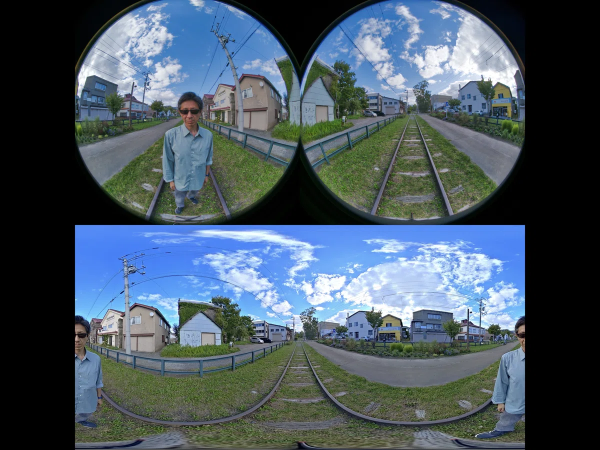
#> input picture images/image.png, 1200 x 900 px, found by its file name (shown at 1/2 size)
$ python process_user_sample.py
#> lines starting #> are read from the running program, lines starting #| are printed output that depends on the picture
#!/usr/bin/env python3
# -*- coding: utf-8 -*-

import os
import cv2
import numpy as np

def make_floor_projection_map(
    in_w, in_h,
    out_w, out_h,
    camera_height,
    scale,
    pitch_deg,
    roll_deg,
    yaw_deg,
    radius_scale,
    front_cx,
    front_cy,
    back_cx,
    back_cy,
    bowl_curve=0.0,
    flip_y=False
):
    # Radius calculated from the height of the fisheye area
    radius = (in_h / 2.0) * radius_scale

    xs, ys = np.meshgrid(np.arange(out_w), np.arange(out_h))
    X_w = (xs - out_w / 2.0) * scale
    Z_w = (out_h / 2.0 - ys) * scale
    Y_w = -np.ones_like(X_w) * camera_height

    yaw = np.deg2rad(yaw_deg)
    pitch = np.deg2rad(pitch_deg)
    roll = np.deg2rad(roll_deg)

    x1 = X_w * np.cos(yaw) + Z_w * np.sin(yaw)
    y1 = Y_w
    z1 = -X_w * np.sin(yaw) + Z_w * np.cos(yaw)

    x2 = x1
    y2 = y1 * np.cos(pitch) - z1 * np.sin(pitch)
    z2 = y1 * np.sin(pitch) + z1 * np.cos(pitch)

    x_c = x2 * np.cos(roll) - y2 * np.sin(roll)
    y_c = x2 * np.sin(roll) + y2 * np.cos(roll)
    z_c = z2

    norm = np.sqrt(x_c * x_c + y_c * y_c + z_c * z_c)
    norm = np.where(norm < 1e-6, 1.0, norm)
    x_u = x_c / norm
    y_u = y_c / norm
    z_u = z_c / norm

    use_front = z_u >= 0.0
    cx = np.where(use_front, front_cx, back_cx)
    cy = np.where(use_front, front_cy, back_cy)

    lens_x = np.where(use_front, x_u, -x_u)
    lens_y = y_u
    lens_z = np.clip(np.where(use_front, z_u, -z_u), -1.0, 1.0)

    lens_theta = np.arccos(lens_z)
    sin_lens_theta = np.sin(lens_theta)
    r = radius * lens_theta / (np.pi / 2.0)

    map_dx = np.zeros_like(lens_theta)
    map_dy = np.zeros_like(lens_theta)

    valid = sin_lens_theta > 1e-6
    map_dx[valid] = r[valid] * (lens_x[valid] / sin_lens_theta[valid])
    if flip_y:
        map_dy[valid] = r[valid] * (lens_y[valid] / sin_lens_theta[valid])
    else:
        map_dy[valid] = -r[valid] * (lens_y[valid] / sin_lens_theta[valid])

    map_x = cx + map_dx
    map_y = cy + map_dy

    invalid = lens_theta > (np.pi / 2.0)
    map_x[invalid] = -1
    map_y[invalid] = -1

    return map_x.astype(np.float32), map_y.astype(np.float32)

def main():
    img_path = "/home/hsr/yopi_ws/RICHO-theta/images/image.png"
    out_dir = "/home/hsr/.gemini/antigravity-ide/brain/41d4f52c-f2ed-4e0b-8e8c-1313f00c857a"

    img = cv2.imread(img_path)
#> img is the input picture: shape (900, 1200, 3); mean B, G, R 97.6, 86.5, 71.9
    if img is None:
        print("Error loading image")
        return

    h, w = img.shape[:2]
#> h = 900; w = 1200
    fisheye_h = h // 2
#> fisheye_h = 450
    fisheye = img[0:fisheye_h, 0:w]
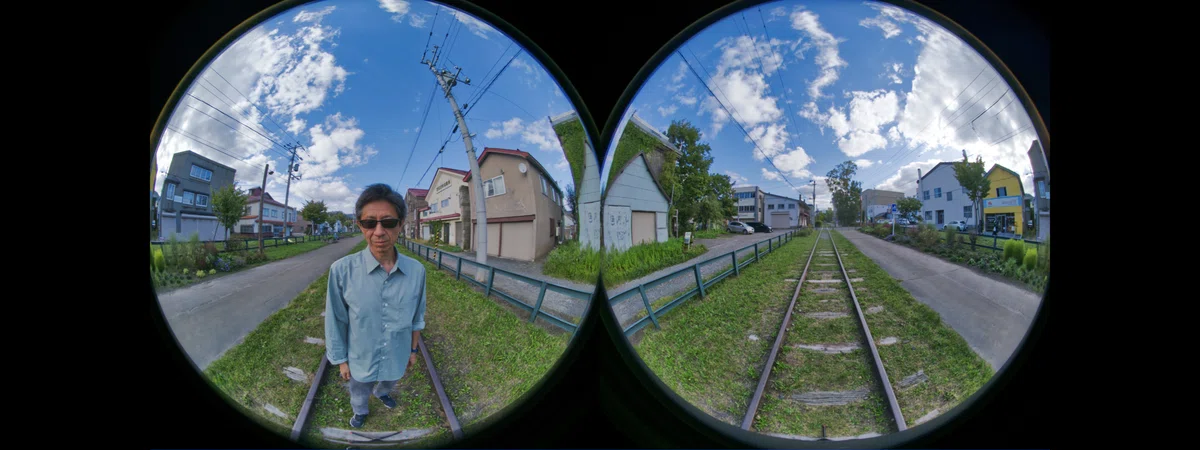
#> fisheye: shape (450, 1200, 3); mean B, G, R 80.9, 75.8, 63.8

    bev_w, bev_h = 800, 800

    # We detected:
    # Left circle (front) center = 375, cy = 225, radius = 225
    # Right circle (back) center = 825, cy = 225, radius = 225

    # Run with original (flip_y=False) and corrected Y (flip_y=True)
    # also we'll test rotating yaw to align the seam nicely.
    for name, flip, yaw_deg in [
        ("original_centered", False, 0.0),
        ("corrected_centered", True, 0.0),
        ("original_centered_yaw90", False, 90.0),
        ("original_centered_yaw180", False, 180.0),
        ("original_centered_yaw270", False, 270.0),
    ]:
        mx, my = make_floor_projection_map(
            in_w=w,
            in_h=fisheye_h,
            out_w=bev_w,
            out_h=bev_h,
            camera_height=0.45,
            scale=0.005,
            pitch_deg=0.0,
            roll_deg=0.0,
            yaw_deg=yaw_deg,
            radius_scale=1.0,
            front_cx=375.0,
            front_cy=225.0,
            back_cx=825.0,
            back_cy=225.0,
            flip_y=flip
        )

        bev = cv2.remap(
            fisheye,
            mx,
            my,
            interpolation=cv2.INTER_LINEAR,
            borderMode=cv2.BORDER_CONSTANT,
            borderValue=(0, 0, 0)
        )

        # Draw a small robot silhouette in the center
        robot_r = int((0.354 / 2.0) / 0.005)
        cv2.circle(bev, (bev_w // 2, bev_h // 2), robot_r, (45, 45, 48), -1)
        cv2.circle(bev, (bev_w // 2, bev_h // 2), robot_r, (0, 229, 255), 2)

        cv2.imwrite(os.path.join(out_dir, f"sample_bev_{name}.png"), bev)
        print(f"Saved sample_bev_{name}.png")
#> this loop made 5 passes
#> pass 1, in main, `bev = cv2.remap( fisheye, mx, my, interpolation=cv2.INTER_LINEAR, bord..`:
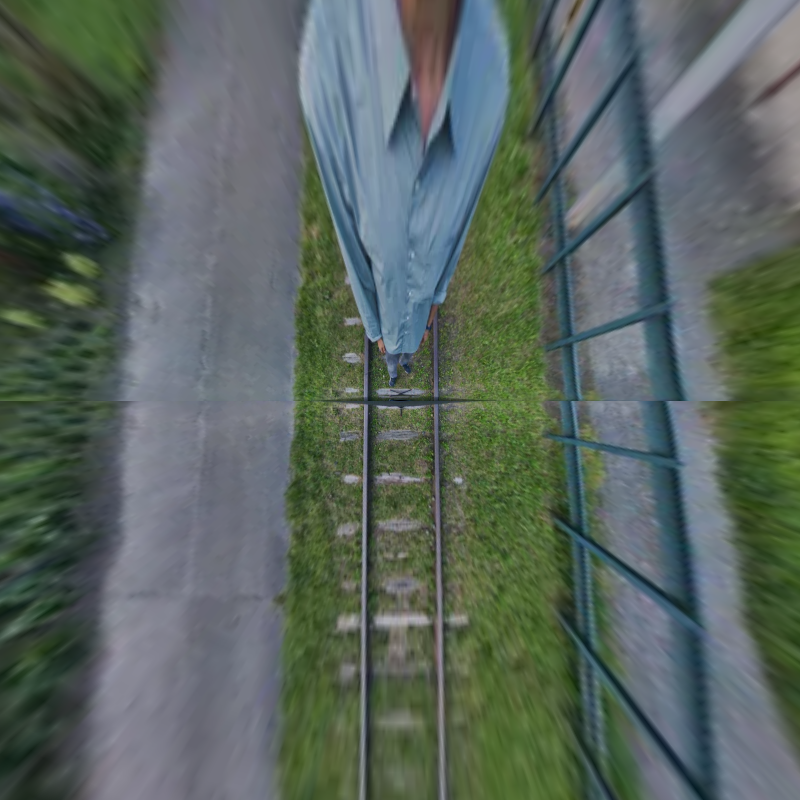
#> bev: shape (800, 800, 3); mean B, G, R 94.4, 101.1, 88.6
#> pass 1, in main, `cv2.imwrite(os.path.join(out_dir, f"sample_bev_{name}.png"), bev)`:
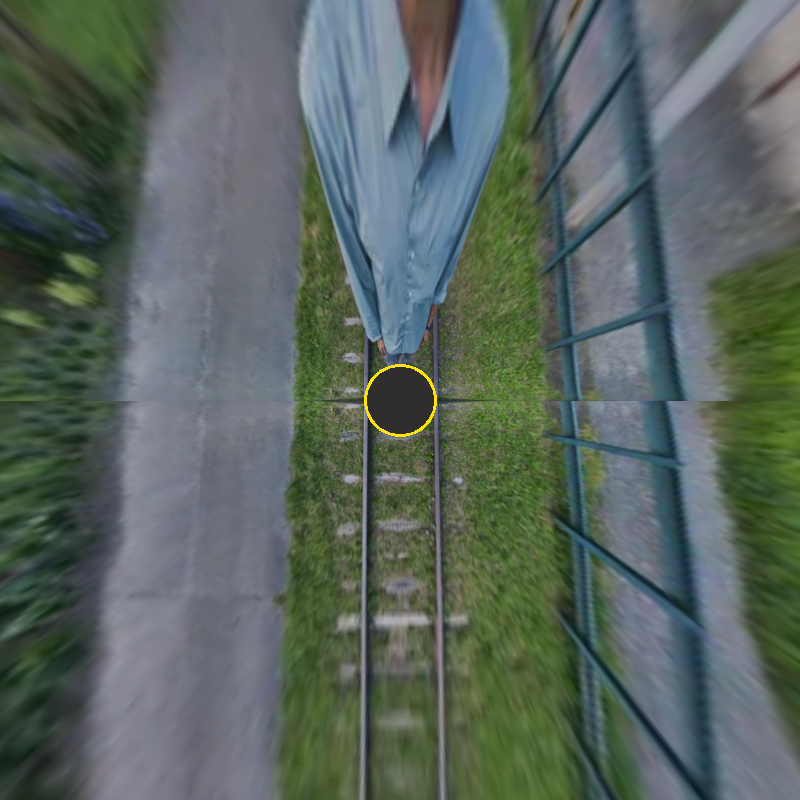
#> saved as sample_bev_original_centered.png: shape (800, 800, 3); mean B, G, R 94.1, 101, 88.6
#> pass 2, in main, `bev = cv2.remap( fisheye, mx, my, interpolation=cv2.INTER_LINEAR, bord..`:
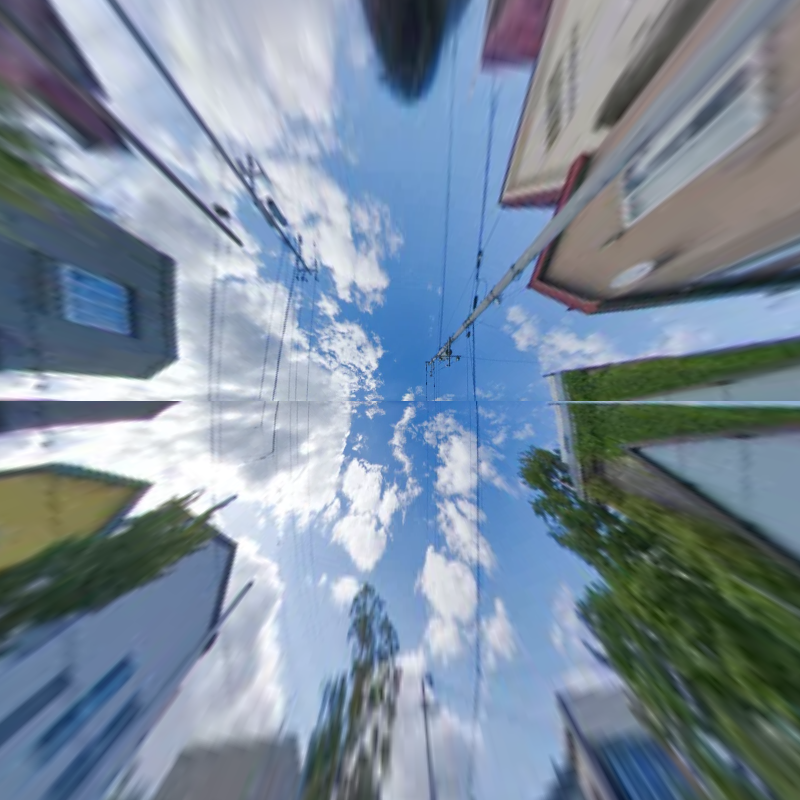
#> bev: shape (800, 800, 3); mean B, G, R 156, 139.5, 123.3
#> pass 2, in main, `cv2.imwrite(os.path.join(out_dir, f"sample_bev_{name}.png"), bev)`:
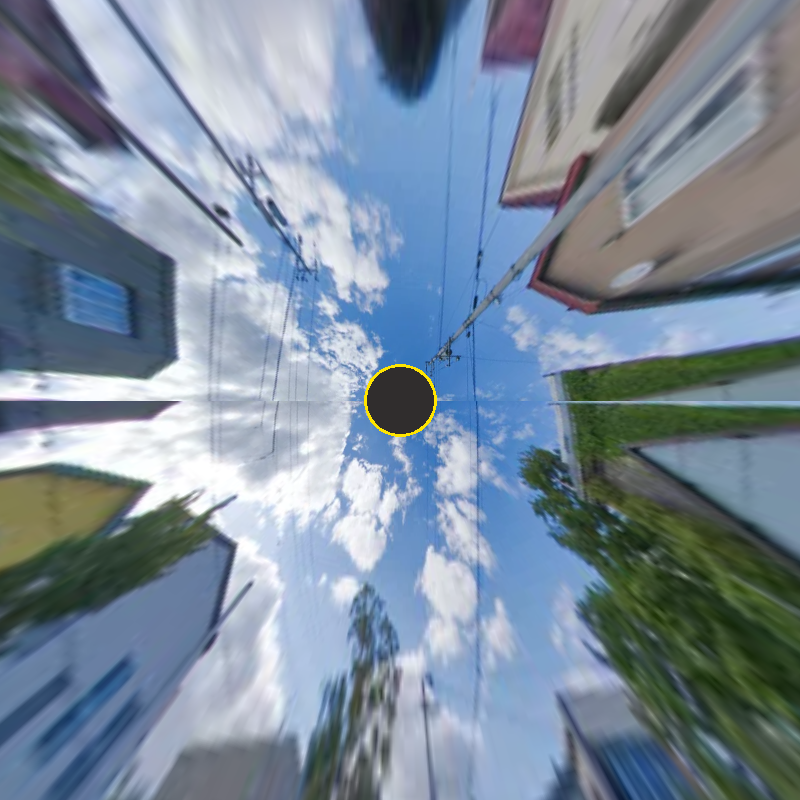
#> saved as sample_bev_corrected_centered.png: shape (800, 800, 3); mean B, G, R 155, 139.1, 123.2
#> after the loop:
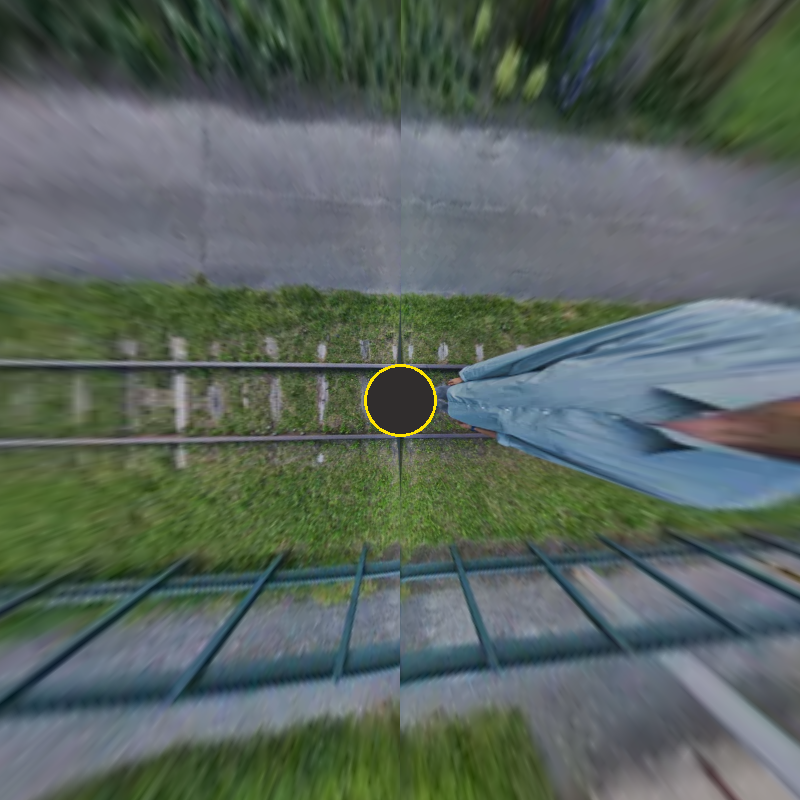
#> bev: shape (800, 800, 3); mean B, G, R 94.1, 101, 88.6

if __name__ == "__main__":
    main()
